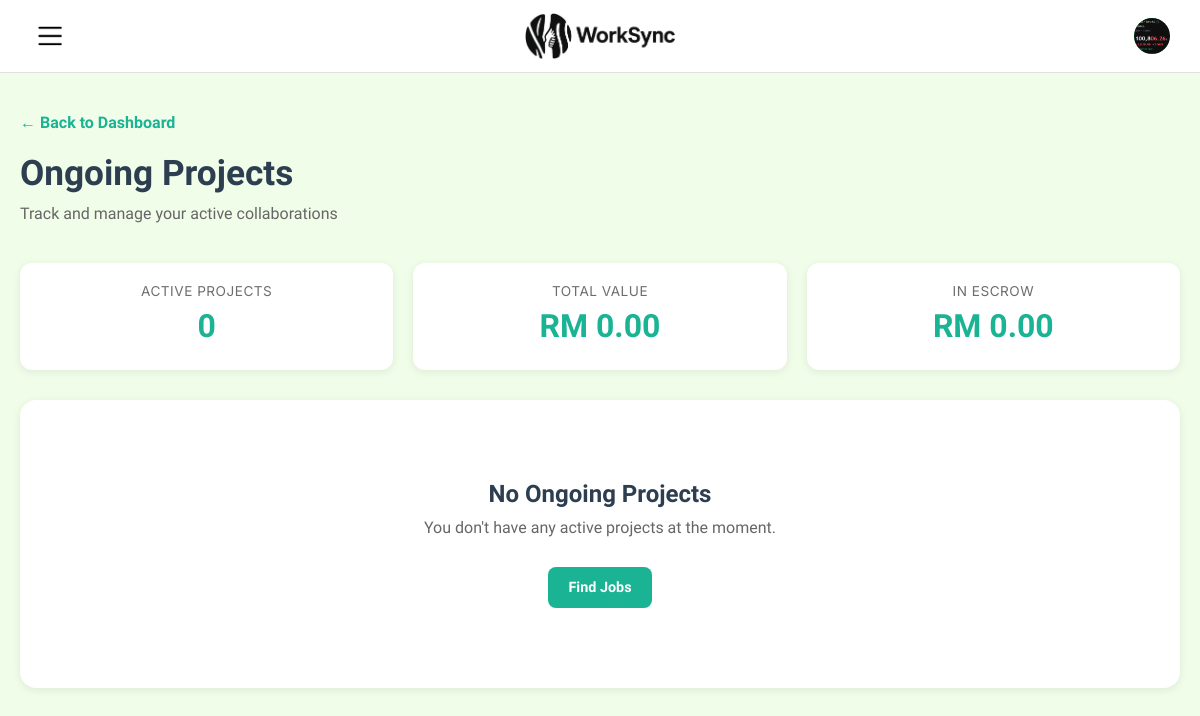
The page /page/ongoing_projects.php (signed in) on the database as committed earlier.
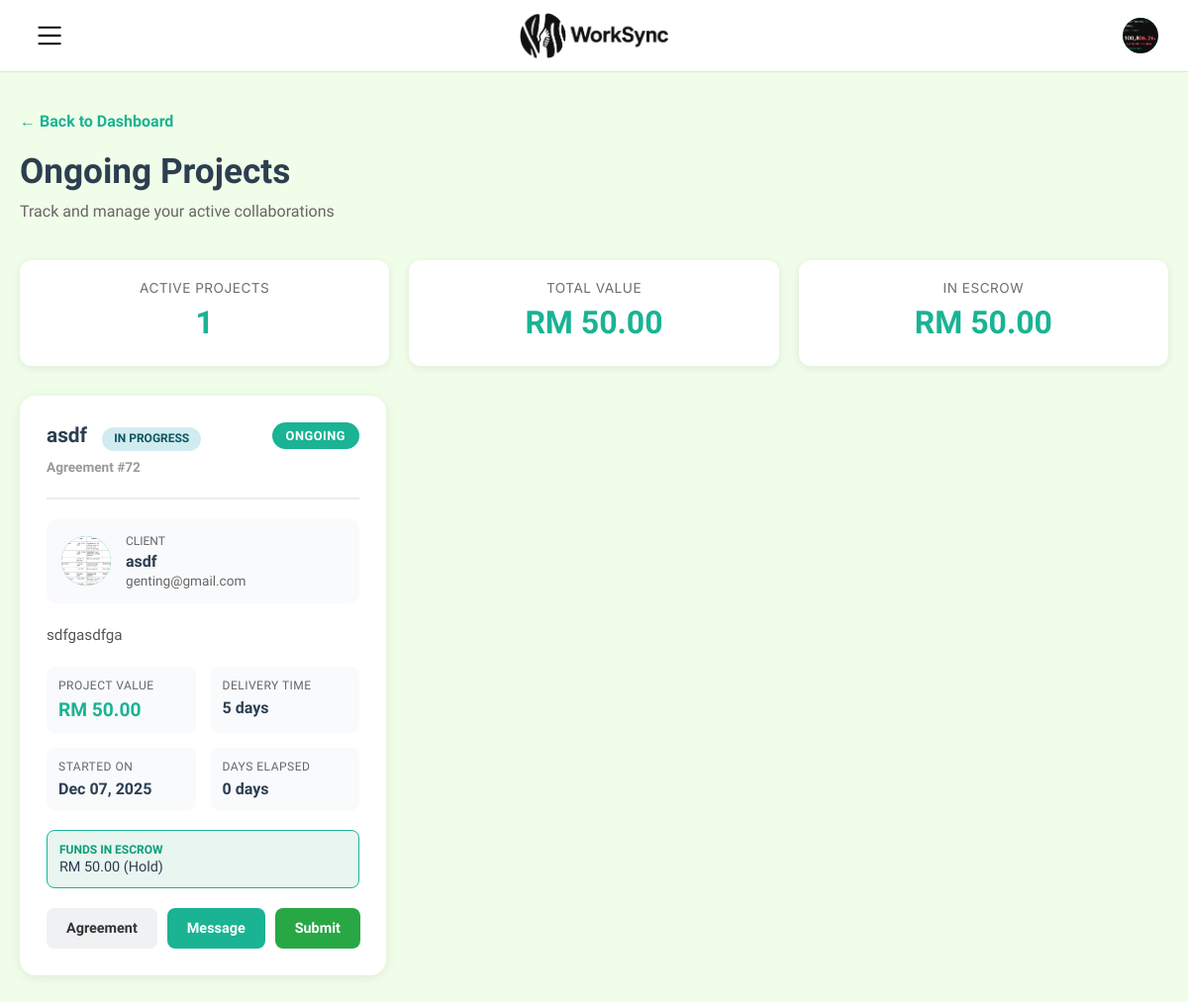
The same page on the database as committed later.
### tables this page shows
CREATE TABLE
  `agreement` (
    `AgreementID` int (11) NOT NULL,
    `FreelancerID` int (11) DEFAULT NULL,
    `ClientID` int (11) DEFAULT NULL,
    `CreatedDate` timestamp NOT NULL DEFAULT current_timestamp(),
    `CompleteDate` date DEFAULT NULL,
    `DeliveryDate` date DEFAULT NULL,
    `agreeementPath` varchar(255) DEFAULT NULL,
    `ClientSignedDate` datetime DEFAULT NULL,
    `ClientSignaturePath` varchar(255) DEFAULT NULL,
    `FreelancerSignedDate` datetime DEFAULT NULL,
    `ExpiredDate` datetime DEFAULT NULL,
    `FreelancerSignaturePath` varchar(255) DEFAULT NULL,
    `Terms` text DEFAULT NULL,
    `Status` varchar(50) DEFAULT NULL,
    `ProjectTitle` varchar(255) DEFAULT NULL,
    `Scope` text DEFAULT NULL,
    `DeliveryTime` int (11) NOT NULL,
    `Deliverables` text DEFAULT NULL,
    `PaymentAmount` decimal(10, 2) DEFAULT NULL,
    `RemainingRevisions` int (11) NOT NULL DEFAULT 3,
    `ProjectDetail` text DEFAULT NULL,
    `FreelancerName` varchar(255) DEFAULT NULL,
    `ClientName` varchar(255) DEFAULT NULL
  );

CREATE TABLE
  `client` (
    `ClientID` int (11) NOT NULL,
    `CompanyName` varchar(255) DEFAULT NULL,
    `Description` text DEFAULT NULL,
    `Email` varchar(255) DEFAULT NULL,
    `Password` varchar(255) DEFAULT NULL,
    `PhoneNo` varchar(50) DEFAULT NULL,
    `ProfilePicture` varchar(500) DEFAULT NULL,
    `Status` varchar(50) DEFAULT NULL,
    `Address` text DEFAULT NULL,
    `JoinedDate` timestamp NOT NULL DEFAULT current_timestamp(),
    `isDelete` tinyint (1) DEFAULT 0,
    `FailedLoginAttempts` int (11) NOT NULL DEFAULT 0,
    `LastFailedLoginAt` datetime DEFAULT NULL
  );

CREATE TABLE
  `freelancer` (
    `FreelancerID` int (11) NOT NULL,
    `FirstName` varchar(100) DEFAULT NULL,
    `LastName` varchar(100) DEFAULT NULL,
    `Email` varchar(255) DEFAULT NULL,
    `Password` varchar(255) DEFAULT NULL,
    `PhoneNo` varchar(50) DEFAULT NULL,
    `ProfilePicture` varchar(500) DEFAULT NULL,
    `Status` varchar(50) DEFAULT NULL,
    `Address` text DEFAULT NULL,
    `Experience` text DEFAULT NULL,
    `Education` text DEFAULT NULL,
    `SocialMediaURL` varchar(255) DEFAULT NULL,
    `Bio` text DEFAULT NULL,
    `Rating` decimal(3, 2) DEFAULT NULL,
    `TotalEarned` decimal(10, 2) DEFAULT NULL,
    `JoinedDate` timestamp NOT NULL DEFAULT current_timestamp(),
    `isDelete` tinyint (1) DEFAULT 0,
    `FailedLoginAttempts` int (11) NOT NULL DEFAULT 0,
    `LastFailedLoginAt` datetime DEFAULT NULL
  );

CREATE TABLE
  `escrow` (
    `EscrowID` int (11) NOT NULL,
    `OrderID` int (11) DEFAULT NULL COMMENT 'Order/Project ID if applicable',
    `PayerID` int (11) NOT NULL COMMENT 'Client ID who pays',
    `PayeeID` int (11) NOT NULL COMMENT 'Freelancer ID who receives',
    `Amount` decimal(10, 2) NOT NULL,
    `Status` enum ('hold', 'released', 'refunded') NOT NULL DEFAULT 'hold',
    `CreatedAt` timestamp NOT NULL DEFAULT current_timestamp(),
    `ReleasedAt` timestamp NULL DEFAULT NULL
  );

### includes/freelancer_sidebar.php (called while the page is built, shortened)
<?php
if (isset($_SESSION['user_id']) && isset($_SESSION['user_type'])) {
    $user_type = $_SESSION['user_type'];
} else {
    echo '👤';
}
?>

### page/checkUserStatus.php (called while the page is built, shortened)
<?php
if (isset($_SESSION['user_id']) && isset($_SESSION['user_type'])) {
    $conn = getDBConnection();
    if ($conn) {
        $user_id = $_SESSION['user_id'];
        $user_type = $_SESSION['user_type'];
        $table = ($user_type === 'freelancer') ? 'freelancer' : 'client';
        $id_column = ($user_type === 'freelancer') ? 'FreelancerID' : 'ClientID';
        $stmt = $conn->prepare("SELECT isDelete FROM $table WHERE $id_column = ?");
        if ($stmt) {
            $stmt->bind_param("i", $user_id);
            $stmt->execute();
            $result = $stmt->get_result();
        }
    }
}

### page/ongoing_projects.php (the view, shortened to what the changed rows need)
<?php
require_once 'checkUserStatus.php';
$user_id = $_SESSION['user_id'];
$user_type = $_SESSION['user_type'];
$conn = getDBConnection();
if ($user_type === 'client') {
    $sql = "SELECT
                a.AgreementID,
                a.ProjectTitle,
                a.ProjectDetail,
                a.PaymentAmount,
                a.DeliveryTime,
                a.ClientSignedDate,
                a.FreelancerSignedDate,
                a.Status,
                a.FreelancerName,
                a.agreeementPath,
                f.FreelancerID,
                f.Email as FreelancerEmail,
                f.ProfilePicture,
                f.Rating,
                e.EscrowID,
                e.Amount as EscrowAmount,
                e.Status as EscrowStatus,
                ws.SubmissionID,
                ws.Status as SubmissionStatus,
                ws.SubmittedAt
            FROM agreement a
            JOIN freelancer f ON a.FreelancerID = f.FreelancerID
            LEFT JOIN escrow e ON e.OrderID = a.AgreementID
            LEFT JOIN work_submissions ws ON ws.AgreementID = a.AgreementID AND ws.Status = 'pending_review'
            WHERE a.ClientID = ? AND (a.Status = 'ongoing' OR a.Status = 'pending_review')
            ORDER BY a.FreelancerSignedDate DESC";
    $stmt = $conn->prepare($sql);
    $stmt->bind_param('i', $user_id);
} else {
    $sql = "SELECT
                a.AgreementID,
                a.ProjectTitle,
                a.ProjectDetail,
                a.PaymentAmount,
                a.DeliveryTime,
                a.ClientSignedDate,
                a.FreelancerSignedDate,
                a.Status,
                a.ClientName,
                a.agreeementPath,
                c.ClientID,
                c.Email as ClientEmail,
                c.ProfilePicture,
                e.EscrowID,
                e.Amount as EscrowAmount,
                e.Status as EscrowStatus
            FROM agreement a
            JOIN client c ON a.ClientID = c.ClientID
            LEFT JOIN escrow e ON e.OrderID = a.AgreementID
            WHERE a.FreelancerID = ? AND (a.Status = 'ongoing' OR a.Status = 'pending_review')
            ORDER BY a.FreelancerSignedDate DESC";
    $stmt = $conn->prepare($sql);
    $stmt->bind_param('i', $user_id);
}
$stmt->execute();
$result = $stmt->get_result();
$ongoing_projects = [];
while ($row = $result->fetch_assoc()) {
    $ongoing_projects[] = $row;
}
?>
<!DOCTYPE html>
<html lang="en">
<head>
    <link rel="stylesheet" href="/assets/css/app.css">
    <link rel="stylesheet" href="/assets/css/profile.css">
    <link rel="stylesheet" href="/assets/css/dashboard.css">
</head>
<body>
    <?php
    include '../includes/header.php';
    if ($user_type === 'client') {
        include '../includes/client_sidebar.php';
    } else {
        include '../includes/freelancer_sidebar.php';
    }
    ?>
    <div class="main-content">
        <div class="page-container">
            <div class="page-header">
                <h1>Ongoing Projects</h1>
            </div>
            <div class="stats-bar">
                <div class="stat-card">
                    <div class="stat-label">Active Projects</div>
                    <div class="stat-value"><?= count($ongoing_projects) ?></div>
                </div>
                <div class="stat-card">
                    <div class="stat-label">Total Value</div>
                    <div class="stat-value">RM <?= number_format(array_sum(array_column($ongoing_projects, 'PaymentAmount')), 2) ?></div>
                </div>
                <div class="stat-card">
                    <div class="stat-label">In Escrow</div>
                    <div class="stat-value">RM <?= number_format(array_sum(array_column($ongoing_projects, 'EscrowAmount')), 2) ?></div>
                </div>
            </div>
            <?php if (empty($ongoing_projects)): ?>
                <div class="empty-state">
                    <h3>No Ongoing Projects</h3>
                    <p>You don't have any active projects at the moment.</p>
                    <?php if ($user_type === 'client'): ?>
                        <a href="job/browse_job.php" class="btn btn-primary" style="display: inline-block;">Browse Jobs</a>
                    <?php else: ?>
                        <a href="job/browse_job.php" class="btn btn-primary" style="display: inline-block;">Find Jobs</a>
                    <?php endif; ?>
                </div>
            <?php else: ?>
                <div class="projects-grid">
                    <?php foreach ($ongoing_projects as $project): ?>
                        <div class="project-card">
                            <div class="project-header">
                                <div class="project-title">
                                    <h3>
                                        <?= htmlspecialchars($project['ProjectTitle']) ?>
                                        <span class="status-indicator status-<?= str_replace('_', '-', strtolower($project['Status'])) ?>">
                                            <?= $project['Status'] === 'pending_review' ? 'Pending Review' : 'In Progress' ?>
                                        </span>
                                    </h3>
                                    <div class="project-id">Agreement #<?= $project['AgreementID'] ?></div>
                                </div>
                                <div class="status-badge">Ongoing</div>
                            </div>
                            <div class="collaborator-info">
                                <div class="collaborator-avatar">
                                    <?php if (!empty($project['ProfilePicture'])): ?>
                                        <img src="/<?= htmlspecialchars($project['ProfilePicture']) ?>" alt="Profile">
                                    <?php endif; ?>
                                </div>
                                <div class="collaborator-details">
                                    <div class="collaborator-label">
                                        <?= $user_type === 'client' ? 'Freelancer' : 'Client' ?>
                                    </div>
                                    <div class="collaborator-name">
                                        <?= htmlspecialchars($user_type === 'client' ? $project['FreelancerName'] : $project['ClientName']) ?>
                                    </div>
                                    <div class="collaborator-email">
                                        <?= htmlspecialchars($user_type === 'client' ? $project['FreelancerEmail'] : $project['ClientEmail']) ?>
                                    </div>
                                </div>
                            </div>
                            <div class="project-description">
                                <?= htmlspecialchars($project['ProjectDetail']) ?>
                            </div>
                            <div class="project-meta">
                                <div class="meta-item">
                                    <div class="meta-label">Project Value</div>
                                    <div class="meta-value amount">RM <?= number_format($project['PaymentAmount'], 2) ?></div>
                                </div>
                                <div class="meta-item">
                                    <div class="meta-label">Delivery Time</div>
                                    <div class="meta-value"><?= $project['DeliveryTime'] ?> days</div>
                                </div>
                                <div class="meta-item">
                                    <div class="meta-label">Started On</div>
                                    <div class="meta-value">
                                        <?= date('M d, Y', strtotime($project['FreelancerSignedDate'])) ?>
                                    </div>
                                </div>
                                <div class="meta-item">
                                    <div class="meta-label">Days Elapsed</div>
                                    <div class="meta-value">
                                        <?php
                                        $start_date = new DateTime($project['FreelancerSignedDate']);
                                        $now = new DateTime();
                                        $diff = $start_date->diff($now);
                                        echo $diff->days;
                                        ?> days
                                    </div>
                                </div>
                            </div>
                            <?php if (!empty($project['EscrowAmount'])): ?>
                                <div class="escrow-info">
                                    <div class="escrow-text">
                                        <div class="escrow-label">Funds in Escrow</div>
                                        <div class="escrow-amount">
                                            RM <?= number_format($project['EscrowAmount'], 2) ?>
                                            (<?= ucfirst($project['EscrowStatus']) ?>)
                                        </div>
                                    </div>
                                </div>
                            <?php endif; ?>
                            <div class="project-actions">
                                <a href="<?= htmlspecialchars($project['agreeementPath']) ?>" target="_blank" class="btn btn-secondary">
                                    Agreement
                                </a>
                                <a href="messages.php?<?= $user_type === 'client' ? 'freelancer_id=' . $project['FreelancerID'] : 'client_id=' . $project['ClientID'] ?>" class="btn btn-primary">
                                    Message
                                </a>
                                <?php if ($user_type === 'freelancer' && $project['Status'] === 'ongoing'): ?>
                                    <a href="submit_work.php?agreement_id=<?= $project['AgreementID'] ?>" class="btn btn-success">
                                        Submit
                                    </a>
                                <?php endif; ?>
                            </div>
                        </div>
                    <?php endforeach; ?>
                </div>
            <?php endif; ?>
        </div>
    </div>
</body>
</html>

Rows that differ between the two databases and show on the page:
added agreement: ProjectTitle "asdf", Status "IN PROGRESS", AgreementID "72", ClientID.ProfilePicture (picture), ClientName "asdf", ClientID.Email "genting@gmail.com", ProjectDetail "sdfgasdfga", PaymentAmount "50.00", DeliveryTime "5", FreelancerSignedDate "Dec 07, 2025", FreelancerSignedDate.isDelete "0", escrow.Amount "50.00", escrow.Status "Hold"
Other text that changed with them:
count($ongoing_projects): "0" → "1"
array_sum(array_column($ongoing_projects, 'PaymentAmount')): "0.00" → "50.00"
array_sum(array_column($ongoing_projects, 'EscrowAmount')): "0.00" → "50.00"
text no longer shown: "No Ongoing Projects You don't have any active projects at the moment. Find Jobs"
